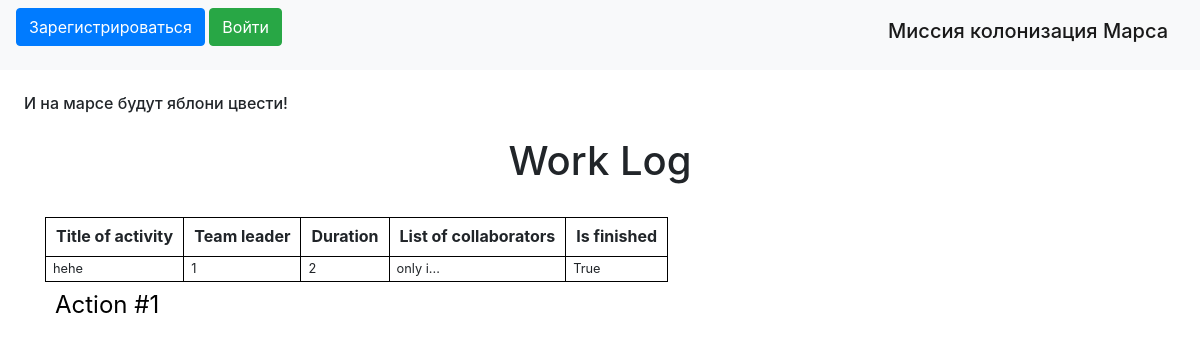
The page /index on the database as committed earlier.
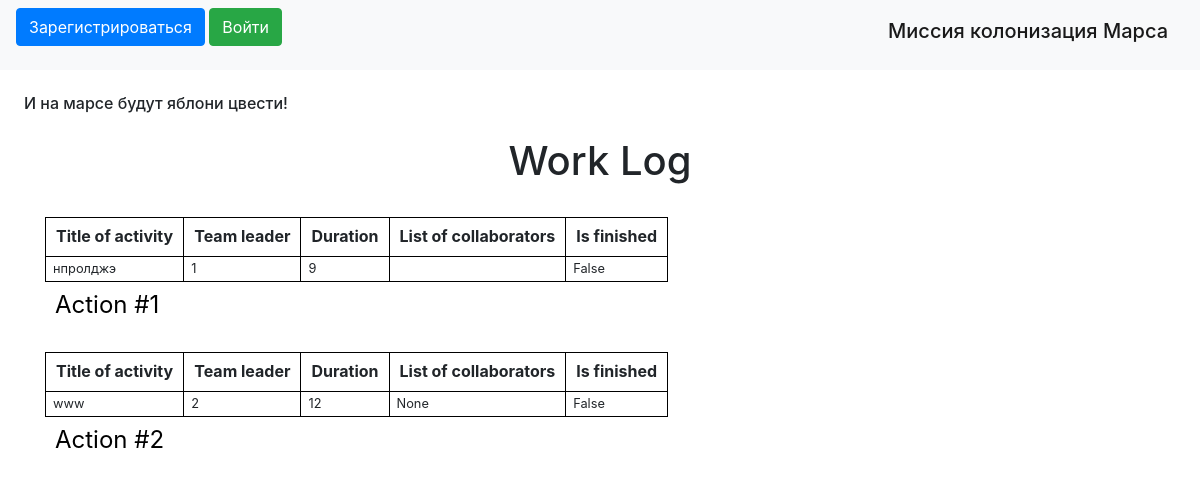
The same page on the database as committed later.
### data/news.py (models this page shows)
class News(SqlAlchemyBase):
    __tablename__ = 'news'
    id = sqlalchemy.Column(sqlalchemy.Integer,
                           primary_key=True, autoincrement=True)
    team_leader = sqlalchemy.Column(sqlalchemy.Integer, sqlalchemy.ForeignKey("users.id"))
    job = sqlalchemy.Column(sqlalchemy.String)
    work_size = sqlalchemy.Column(sqlalchemy.Integer)
    collaborators = sqlalchemy.Column(sqlalchemy.String)
    start_date = sqlalchemy.Column(sqlalchemy.DateTime)
    end_date = sqlalchemy.Column(sqlalchemy.DateTime)
    is_finished = sqlalchemy.Column(sqlalchemy.Boolean)
    categories = orm.relationship("Category",
                                  secondary="association",
                                  backref="news")
    user = orm.relationship('User')

### main.py (the view)
@app.route('/')
@app.route('/index')
def index():
    db_sess = db_session.create_session()
    news = db_sess.query(News).all()
    return render_template("index.html", news=news)

### data/db_session.py (called while the page is built)
def create_session() -> Session:
    global __factory
    return __factory()

### templates/index.html (shortened to what this page needs)
{% extends "base.html" %}
{% block content %}
<h1 align="center">Work Log</h1>
{% for item in news %}
<table>
<caption>Action #{{item.id}}</caption>
  <tr>
    <th>Title of activity</th>
    <th>Team leader</th>
    <th>Duration</th>
    <th>List of collaborators</th>
    <th>Is finished</th>
  </tr>
  <tr>
    <td>{{item.job}}</td>
      <td>{{item.team_leader}}</td>
      <td>{{item.work_size}}</td>
      <td>{{item.collaborators}}</td>
      <td>{{item.is_finished}}</td>
  </tr><br>
</table>
{% endfor %}
{% endblock %}

Rows that differ between the two databases and show on the page:
changed News id 1: job "hehe" → "нпролджэ"; work_size "2" → "9"; is_finished "True" → "False"; collaborators "only i..." → (not shown)
added News: id "2", job "www", team_leader "2", work_size "12", collaborators "None", is_finished "False"
